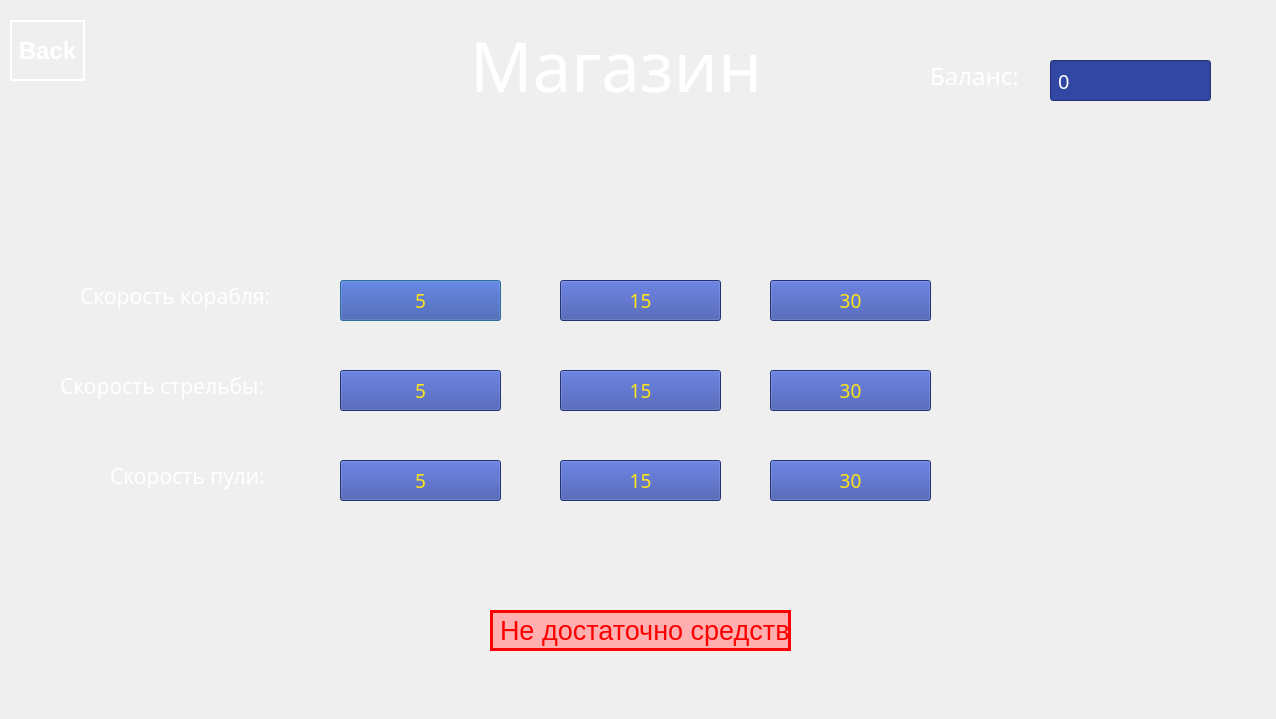
<?xml version="1.0" encoding="UTF-8"?>
<ui version="4.0">
 <class>Shop_Window</class>
 <widget class="QDialog" name="Shop_Window">
  <property name="geometry">
   <rect>
    <x>0</x>
    <y>0</y>
    <width>1276</width>
    <height>719</height>
   </rect>
  </property>
  <property name="windowTitle">
   <string>Dialog</string>
  </property>
  <widget class="QLabel" name="label">
   <property name="geometry">
    <rect>
     <x>0</x>
     <y>0</y>
     <width>1281</width>
     <height>721</height>
    </rect>
   </property>
   <property name="text">
    <string/>
   </property>
   <property name="pixmap">
    <pixmap>data/maxresdefault.jpg</pixmap>
   </property>
  </widget>
  <widget class="QLabel" name="shop_label">
   <property name="geometry">
    <rect>
     <x>470</x>
     <y>10</y>
     <width>361</width>
     <height>111</height>
    </rect>
   </property>
   <property name="font">
    <font>
     <family>Minecraft Seven Cyrillic (russi</family>
     <pointsize>52</pointsize>
    </font>
   </property>
   <property name="styleSheet">
    <string notr="true">color: rgb(255, 255, 255);</string>
   </property>
   <property name="text">
    <string>Магазин</string>
   </property>
  </widget>
  <widget class="QLineEdit" name="check_balance">
   <property name="geometry">
    <rect>
     <x>1050</x>
     <y>60</y>
     <width>161</width>
     <height>41</height>
    </rect>
   </property>
   <property name="font">
    <font>
     <family>Minecraft Seven Cyrillic (russi</family>
     <pointsize>15</pointsize>
    </font>
   </property>
   <property name="styleSheet">
    <string notr="true">background-color: rgb(50, 71, 163);
color: rgb(255, 255, 255);</string>
   </property>
   <property name="text">
    <string> 0</string>
   </property>
   <property name="readOnly">
    <bool>true</bool>
   </property>
  </widget>
  <widget class="QLabel" name="balance_label">
   <property name="geometry">
    <rect>
     <x>930</x>
     <y>60</y>
     <width>111</width>
     <height>31</height>
    </rect>
   </property>
   <property name="font">
    <font>
     <family>Minecraft Seven Cyrillic (russi</family>
     <pointsize>18</pointsize>
    </font>
   </property>
   <property name="styleSheet">
    <string notr="true">color: rgb(255, 255, 255);</string>
   </property>
   <property name="text">
    <string>Баланс:</string>
   </property>
  </widget>
  <widget class="QPushButton" name="pushButton_1">
   <property name="geometry">
    <rect>
     <x>340</x>
     <y>280</y>
     <width>161</width>
     <height>41</height>
    </rect>
   </property>
   <property name="font">
    <font>
     <family>Minecraft Seven Cyrillic (russi</family>
     <pointsize>14</pointsize>
    </font>
   </property>
   <property name="styleSheet">
    <string notr="true">background-color: rgb(50, 71, 163);
color: rgb(255, 228, 24);</string>
   </property>
   <property name="text">
    <string>5</string>
   </property>
  </widget>
  <widget class="QPushButton" name="pushButton_2">
   <property name="geometry">
    <rect>
     <x>560</x>
     <y>280</y>
     <width>161</width>
     <height>41</height>
    </rect>
   </property>
   <property name="font">
    <font>
     <family>Minecraft Seven Cyrillic (russi</family>
     <pointsize>14</pointsize>
    </font>
   </property>
   <property name="styleSheet">
    <string notr="true">background-color: rgb(50, 71, 163);
color: rgb(255, 228, 24);</string>
   </property>
   <property name="text">
    <string>15</string>
   </property>
  </widget>
  <widget class="QPushButton" name="pushButton_3">
   <property name="geometry">
    <rect>
     <x>770</x>
     <y>280</y>
     <width>161</width>
     <height>41</height>
    </rect>
   </property>
   <property name="font">
    <font>
     <family>Minecraft Seven Cyrillic (russi</family>
     <pointsize>14</pointsize>
    </font>
   </property>
   <property name="styleSheet">
    <string notr="true">background-color: rgb(50, 71, 163);
color: rgb(255, 228, 24);</string>
   </property>
   <property name="text">
    <string>30</string>
   </property>
  </widget>
  <widget class="QPushButton" name="pushButton_4">
   <property name="geometry">
    <rect>
     <x>340</x>
     <y>370</y>
     <width>161</width>
     <height>41</height>
    </rect>
   </property>
   <property name="font">
    <font>
     <family>Minecraft Seven Cyrillic (russi</family>
     <pointsize>14</pointsize>
    </font>
   </property>
   <property name="styleSheet">
    <string notr="true">background-color: rgb(50, 71, 163);
color: rgb(255, 228, 24);</string>
   </property>
   <property name="text">
    <string>5</string>
   </property>
  </widget>
  <widget class="QPushButton" name="pushButton_5">
   <property name="geometry">
    <rect>
     <x>560</x>
     <y>370</y>
     <width>161</width>
     <height>41</height>
    </rect>
   </property>
   <property name="font">
    <font>
     <family>Minecraft Seven Cyrillic (russi</family>
     <pointsize>14</pointsize>
    </font>
   </property>
   <property name="styleSheet">
    <string notr="true">background-color: rgb(50, 71, 163);
color: rgb(255, 228, 24);</string>
   </property>
   <property name="text">
    <string>15</string>
   </property>
  </widget>
  <widget class="QPushButton" name="pushButton_6">
   <property name="geometry">
    <rect>
     <x>770</x>
     <y>370</y>
     <width>161</width>
     <height>41</height>
    </rect>
   </property>
   <property name="font">
    <font>
     <family>Minecraft Seven Cyrillic (russi</family>
     <pointsize>14</pointsize>
    </font>
   </property>
   <property name="styleSheet">
    <string notr="true">background-color: rgb(50, 71, 163);
color: rgb(255, 228, 24);</string>
   </property>
   <property name="text">
    <string>30</string>
   </property>
  </widget>
  <widget class="QPushButton" name="go_back_button">
   <property name="geometry">
    <rect>
     <x>10</x>
     <y>20</y>
     <width>75</width>
     <height>61</height>
    </rect>
   </property>
   <property name="font">
    <font>
     <pointsize>18</pointsize>
     <weight>75</weight>
     <bold>true</bold>
    </font>
   </property>
   <property name="styleSheet">
    <string notr="true">border-radius : 50; 
color: rgb(255, 255, 255);
border : 2px solid white
</string>
   </property>
   <property name="text">
    <string>Back</string>
   </property>
  </widget>
  <widget class="QLabel" name="label_2">
   <property name="geometry">
    <rect>
     <x>490</x>
     <y>610</y>
     <width>301</width>
     <height>41</height>
    </rect>
   </property>
   <property name="font">
    <font>
     <pointsize>20</pointsize>
    </font>
   </property>
   <property name="styleSheet">
    <string notr="true">background-color: rgb(255, 175, 175);
color: rgb(255, 0, 0);

border-radius : 50; 
border : 3px solid red;</string>
   </property>
   <property name="text">
    <string>Не достаточно средств</string>
   </property>
  </widget>
  <widget class="QLabel" name="player_speed_boost">
   <property name="geometry">
    <rect>
     <x>80</x>
     <y>280</y>
     <width>251</width>
     <height>31</height>
    </rect>
   </property>
   <property name="font">
    <font>
     <family>Minecraft Seven Cyrillic (russi</family>
     <pointsize>16</pointsize>
    </font>
   </property>
   <property name="styleSheet">
    <string notr="true">color: rgb(255, 255, 255);</string>
   </property>
   <property name="text">
    <string>Скорость корабля:</string>
   </property>
  </widget>
  <widget class="QLabel" name="label_3">
   <property name="geometry">
    <rect>
     <x>60</x>
     <y>370</y>
     <width>271</width>
     <height>31</height>
    </rect>
   </property>
   <property name="font">
    <font>
     <family>Minecraft Seven Cyrillic (russi</family>
     <pointsize>16</pointsize>
    </font>
   </property>
   <property name="styleSheet">
    <string notr="true">color: rgb(255, 255, 255);</string>
   </property>
   <property name="text">
    <string>Скорость стрельбы:</string>
   </property>
  </widget>
  <widget class="QLabel" name="label_4">
   <property name="geometry">
    <rect>
     <x>110</x>
     <y>460</y>
     <width>201</width>
     <height>31</height>
    </rect>
   </property>
   <property name="font">
    <font>
     <family>Minecraft Seven Cyrillic (russi</family>
     <pointsize>16</pointsize>
    </font>
   </property>
   <property name="styleSheet">
    <string notr="true">color: rgb(255, 255, 255);</string>
   </property>
   <property name="text">
    <string>Скорость пули:</string>
   </property>
  </widget>
  <widget class="QPushButton" name="pushButton_7">
   <property name="geometry">
    <rect>
     <x>340</x>
     <y>460</y>
     <width>161</width>
     <height>41</height>
    </rect>
   </property>
   <property name="font">
    <font>
     <family>Minecraft Seven Cyrillic (russi</family>
     <pointsize>14</pointsize>
    </font>
   </property>
   <property name="styleSheet">
    <string notr="true">background-color: rgb(50, 71, 163);
color: rgb(255, 228, 24);</string>
   </property>
   <property name="text">
    <string>5</string>
   </property>
  </widget>
  <widget class="QPushButton" name="pushButton_8">
   <property name="geometry">
    <rect>
     <x>560</x>
     <y>460</y>
     <width>161</width>
     <height>41</height>
    </rect>
   </property>
   <property name="font">
    <font>
     <family>Minecraft Seven Cyrillic (russi</family>
     <pointsize>14</pointsize>
    </font>
   </property>
   <property name="styleSheet">
    <string notr="true">background-color: rgb(50, 71, 163);
color: rgb(255, 228, 24);</string>
   </property>
   <property name="text">
    <string>15</string>
   </property>
  </widget>
  <widget class="QPushButton" name="pushButton_9">
   <property name="geometry">
    <rect>
     <x>770</x>
     <y>460</y>
     <width>161</width>
     <height>41</height>
    </rect>
   </property>
   <property name="font">
    <font>
     <family>Minecraft Seven Cyrillic (russi</family>
     <pointsize>14</pointsize>
    </font>
   </property>
   <property name="styleSheet">
    <string notr="true">background-color: rgb(50, 71, 163);
color: rgb(255, 228, 24);</string>
   </property>
   <property name="text">
    <string>30</string>
   </property>
  </widget>
 </widget>
 <resources/>
 <connections/>
</ui>
